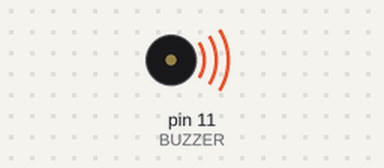
A sketch run on a simulated Arduino Uno, built with avr-gcc and run on an emulated ATmega328P. Parts: buzzer (waves = sounding).

Above: at 0.1 s.
At 11.8 s:
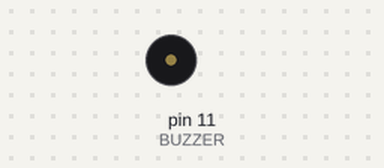
Timing chart, 0 to 13.3 s (numbered marks = the images above):
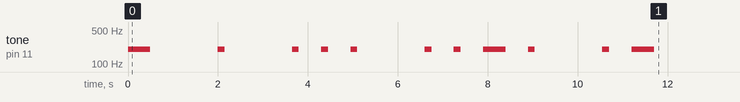

The sketch:

Morze_Tesla.ino
```cpp
#define BUZZER 11


void setup()

{
int tochka =150;
int tire =500;
int pause= 4000;
int nyan =500;
  // put your setup code here, to run once:

  pinMode(BUZZER, OUTPUT);
  //TTTTTTTT//////////////
  tone(BUZZER, 200); //Set the voltage to high and makes a noise
  delay(tire);//Waits for 1000 milliseconds
  noTone(BUZZER);//Sets the voltage to low and makes no noise
  delay(nyan);//Waits for 1000 milliseconds
  /////////////////////////////
   delay(nyan);//Waits for 1000 milliseconds
    delay(nyan);//Waits for 1000 milliseconds
////////////////////////////EEEEEEEEEEEEEEEE///////////////

  tone(BUZZER, 200); //Set the voltage to high and makes a noise
  delay(tochka);//Waits for 1000 milliseconds
  noTone(BUZZER);//Sets the voltage to low and makes no noise
  delay(nyan);//Waits for 1000 milliseconds

//////////////////////////////////////////
 delay(nyan);//Waits for 1000 milliseconds
  delay(nyan);//Waits for 1000 milliseconds
//////////////////CCCCCCCCCCCCCCCCCCCC////////////////////

 tone(BUZZER, 200); //Set the voltage to high and makes a noise
  delay(tochka);//Waits for 1000 milliseconds
  noTone(BUZZER);//Sets the voltage to low and makes no noise
  delay(nyan);//Waits for 1000 milliseconds

   tone(BUZZER, 200); //Set the voltage to high and makes a noise
  delay(tochka);//Waits for 1000 milliseconds
  noTone(BUZZER);//Sets the voltage to low and makes no noise
  delay(nyan);//Waits for 1000 milliseconds

   tone(BUZZER, 200); //Set the voltage to high and makes a noise
  delay(tochka);//Waits for 1000 milliseconds
  noTone(BUZZER);//Sets the voltage to low and makes no noise
  delay(nyan);//Waits for 1000 milliseconds

/////////////////////////////
delay(nyan);
delay(nyan);
/////////////////////////////

//////////////////LLLLLLLLLLLLLLLLLL//////////////////

tone(BUZZER, 200); //Set the voltage to high and makes a noise
  delay(tochka);//Waits for 1000 milliseconds
  noTone(BUZZER);//Sets the voltage to low and makes no noise
  delay(nyan);//Waits for 1000 milliseconds

   tone(BUZZER, 200); //Set the voltage to high and makes a noise
  delay(tochka);//Waits for 1000 milliseconds
  noTone(BUZZER);//Sets the voltage to low and makes no noise
  delay(nyan);//Waits for 1000 milliseconds


 tone(BUZZER, 200); //Set the voltage to high and makes a noise
  delay(tire);//Waits for 1000 milliseconds
  noTone(BUZZER);//Sets the voltage to low and makes no noise
  delay(nyan);//Waits for 1000 milliseconds

    tone(BUZZER, 200); //Set the voltage to high and makes a noise
  delay(tochka);//Waits for 1000 milliseconds
  noTone(BUZZER);//Sets the voltage to low and makes no noise
  delay(nyan);//Waits for 1000 milliseconds
//////////////////////////////////////
 delay(nyan);//Waits for 1000 milliseconds
  delay(nyan);//Waits for 1000 milliseconds


////////aaaaaaaaaaaaaaaaaaaaaaaa///////////

 tone(BUZZER, 200); //Set the voltage to high and makes a noise
  delay(tochka);//Waits for 1000 milliseconds
  noTone(BUZZER);//Sets the voltage to low and makes no noise
  delay(nyan);//Waits for 1000 milliseconds


 tone(BUZZER, 200); //Set the voltage to high and makes a noise
  delay(tire);//Waits for 1000 milliseconds
  noTone(BUZZER);//Sets the voltage to low and makes no noise
  delay(nyan);//Waits for 1000 milliseconds


 delay(nyan);//Waits for 1000 milliseconds

}
void loop()

{
}
```
